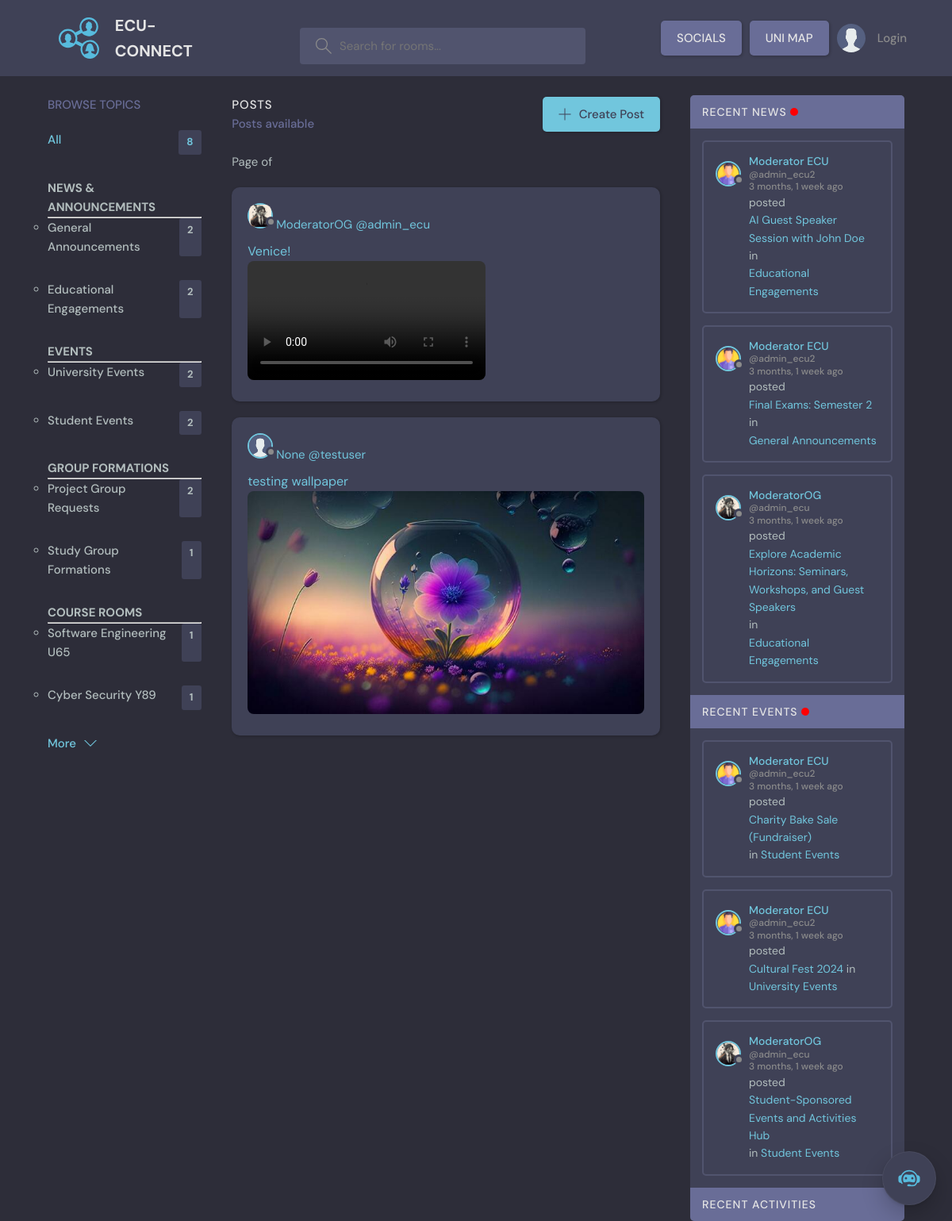
The page /social_page/ on the database its author committed.
### base/models.py (models this page shows, shortened)
class Topic(models.Model):
    name = models.CharField(max_length=200)

class SocialPost(models.Model):
    user = models.ForeignKey(User, on_delete=models.CASCADE)
    caption = models.TextField()
    image = models.ImageField(upload_to='social_images', null=True, blank=True)
    video = models.FileField(upload_to='social_videos', null=True, blank=True)
    created = models.DateTimeField(auto_now_add=True)

class User(AbstractUser):
    username = models.CharField(max_length=150, unique=True, null=True)
    name = models.CharField(max_length=200, null=True)
    email = models.EmailField(unique=True, null=True)
    bio = models.TextField(null=True)
    avatar = models.ImageField(null=True, default="avatar.svg")
    USERNAME_FIELD = 'email'
    REQUIRED_FIELDS = ['username']
    notifications = models.ManyToManyField(Notification, related_name='notifications', blank=True)

class Thread(models.Model):
    host = models.ForeignKey(User, on_delete = models.SET_NULL, null=True)
    topic = models.ForeignKey(Topic, on_delete = models.SET_NULL, null=True)
    name = models.CharField(max_length=200)
    description = models.TextField(null = True, blank = True)
    participants = models.ManyToManyField(User, related_name='participants', blank=True)
    updated = models.DateTimeField(auto_now= True)
    created = models.DateTimeField(auto_now_add= True)
    pinned = models.BooleanField(default=False)
    class Meta:
       ordering = ['-updated', '-created']

### base/views.py (the view)
# urls.py: path('social_page/', views.socialPage, name="social_page"),
def socialPage(request):
    posts = SocialPost.objects.all().order_by('-created')
    topics = Topic.objects.all()
    recent_news_threads = Thread.objects.filter(Q(topic__name='General Announcements') | Q(topic__name='Educational Engagements'))[:3]
    recent_events_threads = Thread.objects.filter(Q(topic__name='University Events') | Q(topic__name='Student Events'))[:3]
    context = {'posts': posts, 'topics': topics, 'recent_news_threads': recent_news_threads, 'recent_events_threads': recent_events_threads}
    return render(request, 'base/social_page.html', context)

### base/templates/base/social_page.html (shortened to what this page needs)
{% extends 'main.html' %}
{% block content %}
<main class="layout layout--3">
    <div class="container">
        {% include 'base/topics_component.html' %}
        <div class="roomList">
            <div class="roomList__header">
                <div>
                    <h2>Posts</h2>
                    <p>{{ thread_count }} Posts available</p>
                </div>
                <a class="btn btn--main" href="{% url 'create_social_post' %}">
                    <svg version="1.1" xmlns="http://www.w3.org/2000/svg" width="32" height="32" viewBox="0 0 32 32">
                        <title>add</title>
                        <path d="M16.943 0.943h-1.885v14.115h-14.115v1.885h14.115v14.115h1.885v-14.115h14.115v-1.885h-14.115v-14.115z"></path>
                    </svg>
                    Create Post
                </a>
            </div>
            {% include 'base/feed_component.html' %}
            <div class="social-page__feed">
                {% for post in posts %}
                    <div class="social-page__post">
                        <div class="avatar avatar--small">
                            <img src="{{ post.user.avatar.url }}" />
                        </div>
                        <a href="{% url 'user_profile' post.user.id %}">
                            <span>{{ post.user.name }}</span>
                            <span>@{{ post.user.username }}</span>
                        </a>
                        <p>
                            <a href="{% url 'social_post' post.pk %}">{{ post.caption }}</a>
                        </p>
                        <a href="{% url 'social_post' post.pk %}">
                            {% if post.image %}
                                <img src="{{ post.image.url }}" alt="Post Image">
                            {% elif post.video %}
                                <video controls>
                                    <source src="{{ post.video.url }}" type="video/mp4">
                                </video>
                            {% endif %}
                        </a>
                    </div>
                {% endfor %}
            </div>
        </div>
        {% include 'base/activity_component.html' %}
    </div>
</main>
{% endblock content %}

### templates/main.html (shortened to what this page needs)
<!DOCTYPE html>
{% load static %}
<html lang="en">
  <head>
    <link rel="stylesheet" href="{% static 'styles/style.css' %}" />
  </head>
  <body>
    {% include 'navbar.html' %}
    <div class="chatbot-container">
      <div class="chatbot">
        <img src="/static/images/bot.svg" />
      </div>
    </div>
    {% block content %} {% endblock %}
  </body>
</html>

### templates/navbar.html (shortened to what this page needs)
{% load static %}
<header class="header header--loggedIn">
  <div class="container">
    <a href="{% url 'home' %}" class="header__logo">
      <img src="{% static 'images/logo.svg' %}" />
      <h1>ECU-CONNECT</h1>
    </a>
    <form class="header__search" method="GET" action="{% url 'home' %}">
      <label>
        <input name="q" placeholder="Search for rooms..." />
      </label>
    </form>
    <nav class="header__menu">
      <a href="{% url 'social_page' %}" class="btn btn--dark">SOCIALS</a>
      <a href="{% url 'uni_map' %}" class="btn btn--dark no-wrap">UNI MAP</a>
      {% if request.user.is_authenticated %}
      <a href="{% url 'chats' %}" class="btn btn--dark">CHATS</a>
      <button class="dropdown-button-notification">
        <svg
          xmlns="http://www.w3.org/2000/svg"
          width="96"
          height="96"
          fill="none"
          viewBox="0 0 96 96"
          id="bell"
        >
          <path
            stroke="#000"
            stroke-width="5"
            d="M58 76C58 81.5228 53.299 86 47.5 86 41.701 86 37 81.5228 37 76M24.7911 32.7089C24.7911 20.1671 34.9582 10 47.5 10V10 10C60.0418 10 70.2089 20.1671 70.2089 32.7089V43.4011C70.2089 46.6583 70.9406 49.8739 72.35 52.8103L78.1312 64.8557C80.3871 69.556 76.9614 75 71.7478 75H23.2522C18.0386 75 14.6129 69.556 16.8688 64.8557L22.65 52.8103C24.0594 49.8739 24.7911 46.6583 24.7911 43.4011V32.7089z"
          ></path>
        </svg>
      </button>
      <div class="header__user">
        <a href="{%url 'user_profile' user.id %}">
          {% comment %} {% url 'user-profile' user.id %} {% endcomment %}
          <div class="avatar avatar--medium active">
            <img src="{{request.user.avatar.url}}" />
          </div>
          <p>{{request.user.name}}<span>@{{request.user.username}}</span></p>
        </a>
        <button class="dropdown-button">
          <svg
            version="1.1"
            xmlns="http://www.w3.org/2000/svg"
            width="32"
            height="32"
            viewBox="0 0 32 32"
          >
            <title>chevron-down</title>
            <path d="M16 21l-13-13h-3l16 16 16-16h-3l-13 13z"></path>
          </svg>
        </button>
      </div>
      {% else %}
      <a href="{% url 'login' %}">
        <img src="{% static 'images/avatar.svg' %}" />
        <p>Login</p>
      </a>
      {% endif %}
    </nav>
  </div>
</header>

### base/templates/base/topics_component.html
        <div class="topics">
            <div class="topics__header">
              <h2>Browse Topics</h2>
            </div>
            <ul class="topics__list">
                <li>
                    <a href="{% url 'home' %}" class="active">All <span>{{topics.count}}</span></a>
                </li>
              <li>
                <h4>NEWS & ANNOUNCEMENTS</h4>
                <hr>
                <ul>
                  {% for topic in topics %}
                    {% if topic.name == "General Announcements" or topic.name == "Educational Engagements"  %}
                      <li><strong><a href="{% url 'home' %}?q={{topic.name}}">{{topic.name}}<span>{{topic.thread_set.all.count}}</span></a></strong></li>
                    {% endif %}
                  {% endfor %}
                </ul>
              </li>
              <li>
                <h4>EVENTS</h4>
                <hr>
                <ul>
                  {% for topic in topics %}
                  {% if topic.name == "University Events" or topic.name == "Student Events"  %}
                      <li><strong><a href="{% url 'home' %}?q={{topic.name}}">{{topic.name}}<span>{{topic.thread_set.all.count}}</span></a></strong></li>
                    {% endif %}
                  {% endfor %}
                </ul>
              </li>
              <li>
                <h4>GROUP FORMATIONS</h4>
                <hr>
                <ul>
                  {% for topic in topics %}
                  {% if topic.name == "Project Group Requests" or topic.name == "Study Group Formations"  %}
                      <li> <a href="{% url 'home' %}?q={{topic.name}}">{{topic.name}}<span>{{topic.thread_set.all.count}}</span></a></li>
                    {% endif %}
                  {% endfor %}
                </ul>
              </li>
              <li>
                <h4>COURSE ROOMS</h4>
                <hr>
                <ul>
                  {% for topic in topics %}
                  {% if topic.name == "Software Engineering U65" or topic.name == "Cyber Security Y89"  %}
                      <li><strong><a href="{% url 'home' %}?q={{topic.name}}">{{topic.name}}<span>{{topic.thread_set.all.count}}</span></a></strong></li>
                    {% endif %}
                  {% endfor %}
                </ul>
              </li>
            </ul>
            <a class="btn btn--link" href="topics.html">
              More
              <svg version="1.1" xmlns="http://www.w3.org/2000/svg" width="32" height="32" viewBox="0 0 32 32">
                <title>chevron-down</title>
                <path d="M16 21l-13-13h-3l16 16 16-16h-3l-13 13z"></path>
              </svg>
            </a>
          </div>

### base/templates/base/feed_component.html (shortened to what this page needs)
<div class="pagination">
    <span class="step-links">
        <span class="current">
            Page {{ threads.number }} of {{ threads.paginator.num_pages }}
        </span>
    </span>
</div>

### base/templates/base/activity_component.html (shortened to what this page needs)
<div class="activities">
  <div class="activities__header">
    <h2>RECENT NEWS <div class="flashing-light"></div></h2>
  </div>
  {% for thread in recent_news_threads %}
  <div class="activities__box">
    <div class="activities__boxHeader roomListRoom__header">
      <a href="{% url 'user_profile' thread.host.id %}" class="roomListRoom__author">
        <div class="avatar avatar--small">
          <img src="{{thread.host.avatar.url}}" />
        </div>
        <p>
          {{thread.host.name}}
          <span>@{{thread.host.username}}</span>
          <span>{{thread.created|timesince}} ago</span>
        </p>
      </a>
    </div>
    <div class="activities__boxContent">
      <p>posted <a href="{% url 'thread' thread.id %}">{{ thread.name }}</a> in <a href="{% url 'home' %}?q={{thread.topic.name}}">{{ thread.topic.name }} </a> </p>
    </div>
  </div>
  {% endfor %}
    <div class="activities__header">
      <h2>RECENT EVENTS <div class="flashing-light"></div></h2>
    </div>
    {% for thread in recent_events_threads %}
  <div class="activities__box">
    <div class="activities__boxHeader roomListRoom__header">
      <a href="{% url 'user_profile' thread.host.id %}" class="roomListRoom__author">
        <div class="avatar avatar--small">
          <img src="{{thread.host.avatar.url}}" />
        </div>
        <p>
          {{thread.host.name}}
          <span>@{{thread.host.username}}</span>
          <span>{{thread.created|timesince}} ago</span>
        </p>
      </a>
    </div>
    <div class="activities__boxContent">
      <p>posted <a href="{% url 'thread' thread.id %}">{{ thread.name }}</a> in <a href="{% url 'home' %}?q={{thread.topic.name}}">{{ thread.topic.name }} </a> </p>
    </div>
  </div>
  {% endfor %}
    <div class="activities__header">
      <h2>Recent Activities</h2>
    </div>
  </div>

### rows shown on the page
Topic: name "General Announcements", thread_set.all.count "2"
Topic: name "Educational Engagements", thread_set.all.count "2"
Topic: name "University Events", thread_set.all.count "2"
Topic: name "Student Events", thread_set.all.count "2"
Topic: name "Project Group Requests", thread_set.all.count "2"
Topic: name "Study Group Formations", thread_set.all.count "1"
Topic: name "Software Engineering U65", thread_set.all.count "1"
Topic: name "Cyber Security Y89", thread_set.all.count "1"
SocialPost: user.avatar (picture), user.name "ModeratorOG", user.username "admin_ecu", caption "Venice!"
SocialPost: user.avatar (placeholder picture), user.name "None", user.username "testuser", caption "testing wallpaper", image (picture)
Thread: host.avatar (picture), host.name "Moderator ECU", host.username "admin_ecu2", created "3 months, 1 week", name "AI Guest Speaker Session with John Doe", topic.name "Educational Engagements"
Thread: host.avatar (picture), host.name "Moderator ECU", host.username "admin_ecu2", created "3 months, 1 week", name "Final Exams: Semester 2", topic.name "General Announcements"
Thread: host.avatar (picture), host.name "ModeratorOG", host.username "admin_ecu", created "3 months, 1 week", name "Explore Academic Horizons: Seminars, Workshops, and Guest Speakers", topic.name "Educational Engagements"
Thread: host.avatar (picture), host.name "Moderator ECU", host.username "admin_ecu2", created "3 months, 1 week", name "Charity Bake Sale (Fundraiser)", topic.name "Student Events"
Thread: host.avatar (picture), host.name "Moderator ECU", host.username "admin_ecu2", created "3 months, 1 week", name "Cultural Fest 2024", topic.name "University Events"
Thread: host.avatar (picture), host.name "ModeratorOG", host.username "admin_ecu", created "3 months, 1 week", name "Student-Sponsored Events and Activities Hub", topic.name "Student Events"

### other values the page prints
{{ topics.count }} "8"
